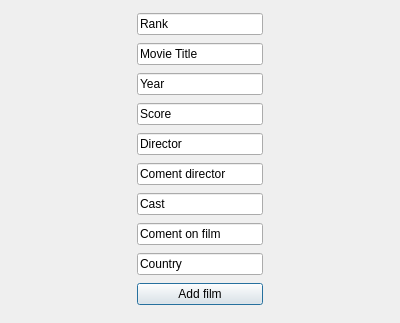
<?xml version="1.0" encoding="UTF-8"?>
<ui version="4.0">
 <class>AddRowDialog</class>
 <widget class="QDialog" name="AddRowDialog">
  <property name="geometry">
   <rect>
    <x>0</x>
    <y>0</y>
    <width>400</width>
    <height>323</height>
   </rect>
  </property>
  <property name="windowTitle">
   <string>Dialog</string>
  </property>
  <layout class="QGridLayout" name="gridLayout">
   <item row="6" column="2">
    <spacer name="horizontalSpacer_15">
     <property name="orientation">
      <enum>Qt::Horizontal</enum>
     </property>
     <property name="sizeHint" stdset="0">
      <size>
       <width>40</width>
       <height>20</height>
      </size>
     </property>
    </spacer>
   </item>
   <item row="2" column="1">
    <widget class="QLineEdit" name="lineEdit_3">
     <property name="text">
      <string>Year</string>
     </property>
    </widget>
   </item>
   <item row="1" column="2">
    <spacer name="horizontalSpacer_3">
     <property name="orientation">
      <enum>Qt::Horizontal</enum>
     </property>
     <property name="sizeHint" stdset="0">
      <size>
       <width>40</width>
       <height>20</height>
      </size>
     </property>
    </spacer>
   </item>
   <item row="3" column="1">
    <widget class="QLineEdit" name="lineEdit_4">
     <property name="text">
      <string>Score</string>
     </property>
    </widget>
   </item>
   <item row="0" column="2">
    <spacer name="horizontalSpacer_2">
     <property name="orientation">
      <enum>Qt::Horizontal</enum>
     </property>
     <property name="sizeHint" stdset="0">
      <size>
       <width>108</width>
       <height>16</height>
      </size>
     </property>
    </spacer>
   </item>
   <item row="2" column="0">
    <spacer name="horizontalSpacer_6">
     <property name="orientation">
      <enum>Qt::Horizontal</enum>
     </property>
     <property name="sizeHint" stdset="0">
      <size>
       <width>40</width>
       <height>20</height>
      </size>
     </property>
    </spacer>
   </item>
   <item row="3" column="0">
    <spacer name="horizontalSpacer_8">
     <property name="orientation">
      <enum>Qt::Horizontal</enum>
     </property>
     <property name="sizeHint" stdset="0">
      <size>
       <width>40</width>
       <height>20</height>
      </size>
     </property>
    </spacer>
   </item>
   <item row="7" column="0">
    <spacer name="horizontalSpacer_11">
     <property name="orientation">
      <enum>Qt::Horizontal</enum>
     </property>
     <property name="sizeHint" stdset="0">
      <size>
       <width>40</width>
       <height>20</height>
      </size>
     </property>
    </spacer>
   </item>
   <item row="1" column="1">
    <widget class="QLineEdit" name="lineEdit_2">
     <property name="text">
      <string>Movie Title</string>
     </property>
    </widget>
   </item>
   <item row="9" column="2">
    <spacer name="horizontalSpacer_18">
     <property name="orientation">
      <enum>Qt::Horizontal</enum>
     </property>
     <property name="sizeHint" stdset="0">
      <size>
       <width>40</width>
       <height>20</height>
      </size>
     </property>
    </spacer>
   </item>
   <item row="5" column="0">
    <spacer name="horizontalSpacer_9">
     <property name="orientation">
      <enum>Qt::Horizontal</enum>
     </property>
     <property name="sizeHint" stdset="0">
      <size>
       <width>40</width>
       <height>20</height>
      </size>
     </property>
    </spacer>
   </item>
   <item row="9" column="1">
    <widget class="QLineEdit" name="lineEdit_6">
     <property name="text">
      <string>Country</string>
     </property>
    </widget>
   </item>
   <item row="8" column="0">
    <spacer name="horizontalSpacer_12">
     <property name="orientation">
      <enum>Qt::Horizontal</enum>
     </property>
     <property name="sizeHint" stdset="0">
      <size>
       <width>40</width>
       <height>20</height>
      </size>
     </property>
    </spacer>
   </item>
   <item row="9" column="0">
    <spacer name="horizontalSpacer_13">
     <property name="orientation">
      <enum>Qt::Horizontal</enum>
     </property>
     <property name="sizeHint" stdset="0">
      <size>
       <width>40</width>
       <height>20</height>
      </size>
     </property>
    </spacer>
   </item>
   <item row="7" column="2">
    <spacer name="horizontalSpacer_16">
     <property name="orientation">
      <enum>Qt::Horizontal</enum>
     </property>
     <property name="sizeHint" stdset="0">
      <size>
       <width>40</width>
       <height>20</height>
      </size>
     </property>
    </spacer>
   </item>
   <item row="8" column="2">
    <spacer name="horizontalSpacer_17">
     <property name="orientation">
      <enum>Qt::Horizontal</enum>
     </property>
     <property name="sizeHint" stdset="0">
      <size>
       <width>40</width>
       <height>20</height>
      </size>
     </property>
    </spacer>
   </item>
   <item row="2" column="2">
    <spacer name="horizontalSpacer_5">
     <property name="orientation">
      <enum>Qt::Horizontal</enum>
     </property>
     <property name="sizeHint" stdset="0">
      <size>
       <width>40</width>
       <height>20</height>
      </size>
     </property>
    </spacer>
   </item>
   <item row="5" column="2">
    <spacer name="horizontalSpacer_14">
     <property name="orientation">
      <enum>Qt::Horizontal</enum>
     </property>
     <property name="sizeHint" stdset="0">
      <size>
       <width>40</width>
       <height>20</height>
      </size>
     </property>
    </spacer>
   </item>
   <item row="6" column="1">
    <widget class="QLineEdit" name="lineEdit_8">
     <property name="text">
      <string>Coment director</string>
     </property>
    </widget>
   </item>
   <item row="6" column="0">
    <spacer name="horizontalSpacer_10">
     <property name="orientation">
      <enum>Qt::Horizontal</enum>
     </property>
     <property name="sizeHint" stdset="0">
      <size>
       <width>40</width>
       <height>20</height>
      </size>
     </property>
    </spacer>
   </item>
   <item row="7" column="1">
    <widget class="QLineEdit" name="lineEdit_7">
     <property name="text">
      <string>Cast</string>
     </property>
    </widget>
   </item>
   <item row="0" column="1">
    <widget class="QLineEdit" name="lineEdit">
     <property name="text">
      <string>Rank</string>
     </property>
    </widget>
   </item>
   <item row="8" column="1">
    <widget class="QLineEdit" name="lineEdit_9">
     <property name="text">
      <string>Coment on film</string>
     </property>
    </widget>
   </item>
   <item row="0" column="0">
    <spacer name="horizontalSpacer">
     <property name="orientation">
      <enum>Qt::Horizontal</enum>
     </property>
     <property name="sizeHint" stdset="0">
      <size>
       <width>109</width>
       <height>16</height>
      </size>
     </property>
    </spacer>
   </item>
   <item row="3" column="2">
    <spacer name="horizontalSpacer_7">
     <property name="orientation">
      <enum>Qt::Horizontal</enum>
     </property>
     <property name="sizeHint" stdset="0">
      <size>
       <width>40</width>
       <height>20</height>
      </size>
     </property>
    </spacer>
   </item>
   <item row="5" column="1">
    <widget class="QLineEdit" name="lineEdit_5">
     <property name="text">
      <string>Director</string>
     </property>
    </widget>
   </item>
   <item row="1" column="0">
    <spacer name="horizontalSpacer_4">
     <property name="orientation">
      <enum>Qt::Horizontal</enum>
     </property>
     <property name="sizeHint" stdset="0">
      <size>
       <width>40</width>
       <height>20</height>
      </size>
     </property>
    </spacer>
   </item>
   <item row="10" column="1">
    <widget class="QPushButton" name="applyButton">
     <property name="text">
      <string>Add film</string>
     </property>
    </widget>
   </item>
   <item row="10" column="0">
    <spacer name="horizontalSpacer_19">
     <property name="orientation">
      <enum>Qt::Horizontal</enum>
     </property>
     <property name="sizeHint" stdset="0">
      <size>
       <width>40</width>
       <height>20</height>
      </size>
     </property>
    </spacer>
   </item>
   <item row="10" column="2">
    <spacer name="horizontalSpacer_20">
     <property name="orientation">
      <enum>Qt::Horizontal</enum>
     </property>
     <property name="sizeHint" stdset="0">
      <size>
       <width>40</width>
       <height>20</height>
      </size>
     </property>
    </spacer>
   </item>
  </layout>
 </widget>
 <resources/>
 <connections/>
</ui>
